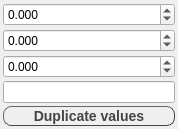
<?xml version="1.0" encoding="UTF-8"?>
<ui version="4.0">
 <class>AxisPlotSettings</class>
 <widget class="QWidget" name="AxisPlotSettings">
  <property name="geometry">
   <rect>
    <x>0</x>
    <y>0</y>
    <width>178</width>
    <height>121</height>
   </rect>
  </property>
  <property name="sizePolicy">
   <sizepolicy hsizetype="Preferred" vsizetype="Minimum">
    <horstretch>0</horstretch>
    <verstretch>0</verstretch>
   </sizepolicy>
  </property>
  <property name="minimumSize">
   <size>
    <width>0</width>
    <height>0</height>
   </size>
  </property>
  <property name="focusPolicy">
   <enum>Qt::NoFocus</enum>
  </property>
  <property name="windowTitle">
   <string>Form</string>
  </property>
  <property name="styleSheet">
   <string notr="true"/>
  </property>
  <layout class="QVBoxLayout" name="verticalLayout">
   <property name="spacing">
    <number>3</number>
   </property>
   <property name="leftMargin">
    <number>3</number>
   </property>
   <property name="topMargin">
    <number>3</number>
   </property>
   <property name="rightMargin">
    <number>3</number>
   </property>
   <property name="bottomMargin">
    <number>3</number>
   </property>
   <item>
    <widget class="QDoubleSpinBox" name="min">
     <property name="toolTip">
      <string>Set axis' plot minimum.</string>
     </property>
     <property name="whatsThis">
      <string>Set axis' plot minimum.</string>
     </property>
     <property name="decimals">
      <number>3</number>
     </property>
     <property name="minimum">
      <double>-1000000.000000000000000</double>
     </property>
     <property name="maximum">
      <double>1000000.000000000000000</double>
     </property>
     <property name="singleStep">
      <double>10.000000000000000</double>
     </property>
    </widget>
   </item>
   <item>
    <widget class="QDoubleSpinBox" name="max">
     <property name="toolTip">
      <string>Set axis' plot maximum.</string>
     </property>
     <property name="whatsThis">
      <string>Set axis' plot maximum.</string>
     </property>
     <property name="decimals">
      <number>3</number>
     </property>
     <property name="minimum">
      <double>-100000.000000000000000</double>
     </property>
     <property name="maximum">
      <double>1000000.000000000000000</double>
     </property>
     <property name="singleStep">
      <double>10.000000000000000</double>
     </property>
    </widget>
   </item>
   <item>
    <widget class="QDoubleSpinBox" name="step">
     <property name="toolTip">
      <string>Set axis' plot step.</string>
     </property>
     <property name="whatsThis">
      <string>Set axis' plot step.</string>
     </property>
     <property name="styleSheet">
      <string notr="true"/>
     </property>
     <property name="decimals">
      <number>3</number>
     </property>
     <property name="minimum">
      <double>-1000000.000000000000000</double>
     </property>
     <property name="maximum">
      <double>1000000.000000000000000</double>
     </property>
     <property name="singleStep">
      <double>10.000000000000000</double>
     </property>
    </widget>
   </item>
   <item>
    <widget class="QLineEdit" name="title">
     <property name="toolTip">
      <string>Axis title.</string>
     </property>
     <property name="whatsThis">
      <string>Axis title.</string>
     </property>
    </widget>
   </item>
   <item>
    <widget class="QToolButton" name="dublicate">
     <property name="sizePolicy">
      <sizepolicy hsizetype="Expanding" vsizetype="Fixed">
       <horstretch>0</horstretch>
       <verstretch>0</verstretch>
      </sizepolicy>
     </property>
     <property name="toolTip">
      <string>Duplicate these values to other plots.</string>
     </property>
     <property name="whatsThis">
      <string>Duplicate these values to other plots.</string>
     </property>
     <property name="styleSheet">
      <string notr="true">QToolButton{
    border-style: outset;
    border-width: 1px;
    font: bold 14px;
    border-radius: 8px;
    min-width: 10em;
    color: #444444;
    height: 15px;
}
QToolButton:pressed {
color: #999999;
}</string>
     </property>
     <property name="text">
      <string>Duplicate values</string>
     </property>
    </widget>
   </item>
   <item>
    <spacer name="verticalSpacer">
     <property name="orientation">
      <enum>Qt::Vertical</enum>
     </property>
     <property name="sizeHint" stdset="0">
      <size>
       <width>20</width>
       <height>40</height>
      </size>
     </property>
    </spacer>
   </item>
  </layout>
 </widget>
 <resources/>
 <connections/>
</ui>
